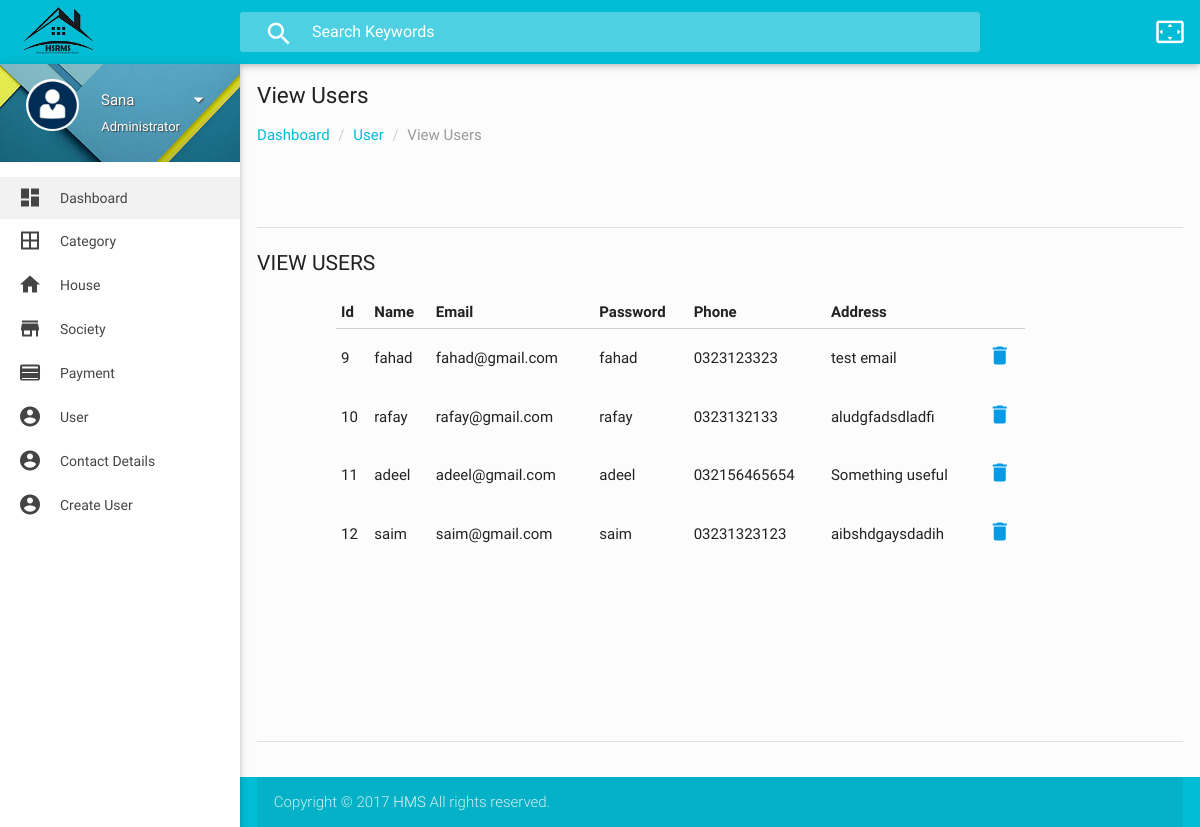
The page /layout02/layout02/view_users.php (signed in) on the database its author committed.
### tables this page shows
CREATE TABLE `users` (
  `id` int(11) NOT NULL,
  `name` varchar(255) NOT NULL,
  `email` varchar(255) NOT NULL,
  `contact` varchar(255) NOT NULL,
  `password` varchar(9) NOT NULL,
  `address` varchar(100) NOT NULL
);

### layout02/layout02/view_users.php (the view, shortened to what this page needs)
<?php include "header.php";?>
<?php include "sidebar.php";?>
<div class="container">
            <div class="row">
              <div class="col s12 m12 l12">
                <h5 class="breadcrumbs-title">View Users</h5>
                <ol class="breadcrumb">
                    <li><a href="dashboard.php">Dashboard</a></li>
                    <li><a href="#">User</a></li>
                    <li class="active">View Users</li>
                </ol>
              </div>
            </div>
          </div>
        </div>
        <div class="container">
          <div class="section">
            <div class="divider"></div>
            <div id="table-datatables">
              <h4 class="header">View Users</h4>
              <div class="row">
                <div class="col s12 m8 l9 offset-l1">
                  <table id="data-table-simple" class="responsive-table display" cellspacing="0">
                    <thead>
                        <tr>
                            <th>Id</th>
                            <th>Name</th>
							<th>Email</th>
                            <th>Password</th>
                            <th>Phone</th>
							<th>Address</th>
                        </tr>
                    </thead>
                    <?php
                        include "connection/connect.php";
                        $qry = "SELECT * FROM users";
                        $result = mysqli_query($conn,$qry);
                        while($row = mysqli_fetch_assoc($result)){?>
                    <tbody>
                        <tr>
                            <td><?php echo $row['id'] ?></td>
                            <td><?php echo $row['name'] ?></td>
                            <td><?php echo $row['email'] ?></td>
                            <td><?php echo $row['password'] ?></td>
                            <td><?php echo $row['contact'] ?></td>
                            <td><?php echo $row['address'] ?></td>
                            <td><a href="delete_user.php?user_del=<?php echo $row['id'];?>"><i class="mdi-action-delete"></i></a></td>
                        </tr>
                    </tbody>
                        <?php } ?>
                  </table>
                </div>
              </div>
            </div>
            <br><br><br><br><br><br><br>
            <div class="divider"></div>
        </div>
      </div>
      </div>
     <?php include "footer.php"; ?>

### layout02/layout02/css/style.css (style rules this page uses)
body { background-color: #fcfcfc; }
.container { padding: 0 0.5rem; margin: 0 auto; max-width: 100% !important; width: 98%; }
@media only screen and (min-width: 601px) { .container { width: 98%; } }
@media only screen and (min-width: 993px) { .container { width: 98%; } }
h4.header { font-size: 1.5rem; line-height: 2.508rem; margin: 1.14rem 0 0.912rem 0; }
h4.header { font-size: 1.4rem; font-weight: 400; text-transform: uppercase; }
.breadcrumb { padding: 0px; margin: 15px 0px; list-style: none; }
.breadcrumbs-title { font-size: 1.5rem; line-height: 1.804rem; margin: 18px 0px 0px 0px; }
.breadcrumb > li { display: inline-block; }
.breadcrumb a { color: #00bcd4; }
.breadcrumb .active { font-weight: normal; color: #999; }
.breadcrumb > li + li:before { padding: 0 5px; color: #ccc; content: "/\00a0"; }
#flotchart td, th { padding: 5px; }

### rows shown on the page
users: id "9", name "fahad", email "fahad@gmail.com", password "fahad", contact "0323123323", address "test email"
users: id "10", name "rafay", email "rafay@gmail.com", password "rafay", contact "0323132133", address "aludgfadsdladfi"
users: id "11", name "adeel", email "adeel@gmail.com", password "adeel", contact "032156465654", address "Something useful"
users: id "12", name "saim", email "saim@gmail.com", password "saim", contact "03231323123", address "aibshdgaysdadih"

### other values the page prints
$_SESSION['user_name'] "Sana"
